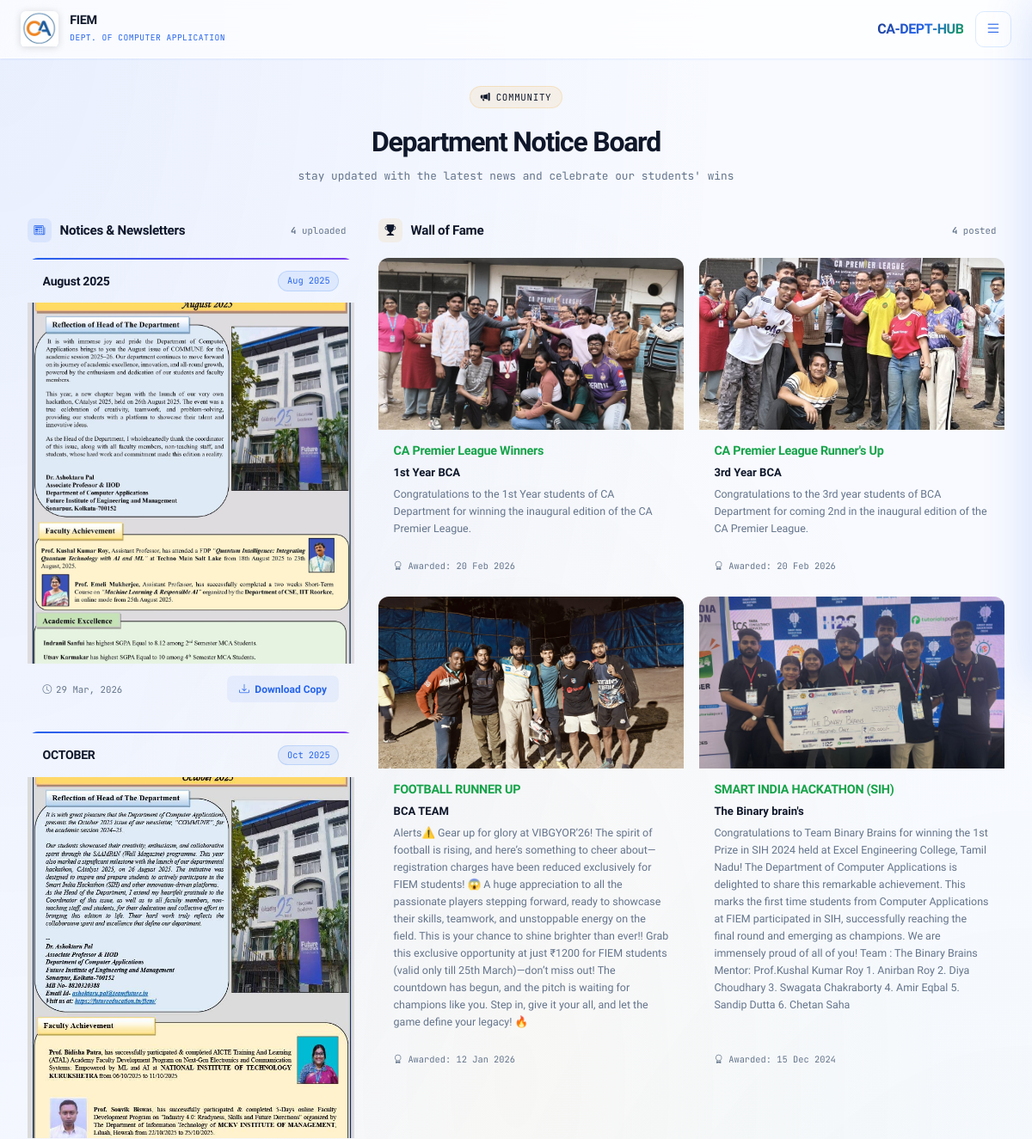
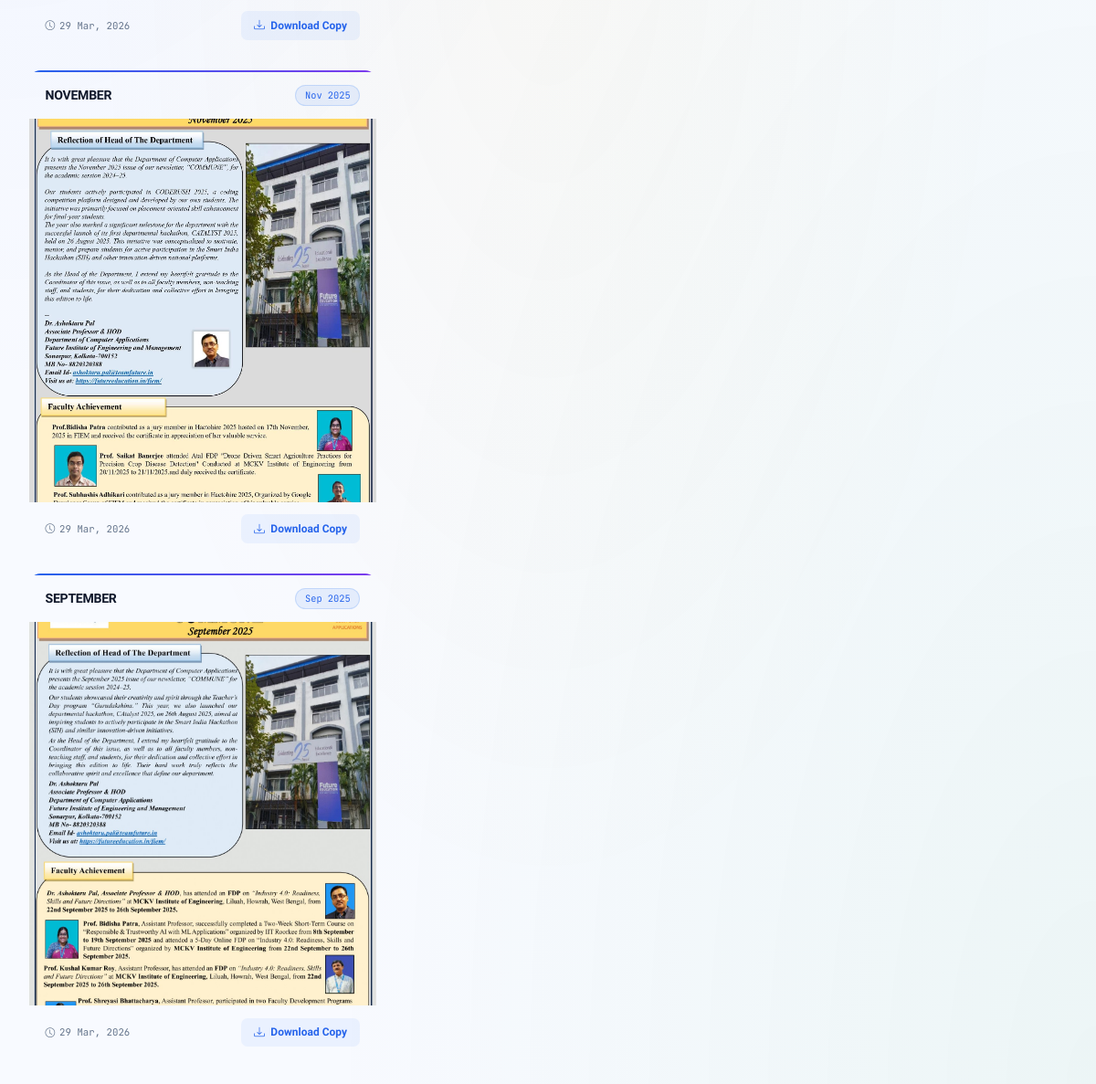
/community/, run on the app's committed database (2 pictures, top to bottom).
### core/models.py (models this page shows, shortened)
class MonthlyNewspaper(models.Model):
    title = models.CharField(max_length=100)
    month_year = models.DateField(help_text="Select any day in the month")
    pdf_file = models.FileField(upload_to='newspapers/')
    cover_image = models.ImageField(upload_to='newspaper_covers/', blank=True)
    uploaded_at = models.DateTimeField(auto_now_add=True)

class Achievement(models.Model):
    student_name = models.CharField(max_length=100)
    title = models.CharField(max_length=200)
    description = models.TextField()
    image = models.ImageField(upload_to='achievements/')
    date_awarded = models.DateField()

### core/views.py (the view)
# urls.py: path('community/', community_updates, name='community'),
def community_updates(request):
    context = {
        'newspapers':   MonthlyNewspaper.objects.all().order_by('-uploaded_at'),
        'achievements': Achievement.objects.all().order_by('-date_awarded'),
    }
    return render(request, 'core/community.html', context)

### templates/core/community.html (shortened to what this page needs)
{% extends 'base.html' %}
{% block content %}
<div class="page-header">
    <div class="page-eyebrow"><i class="bi bi-megaphone-fill"></i> Community</div>
    <div class="page-title">Department Notice Board</div>
    <div class="page-sub">stay updated with the latest news and celebrate our students' wins</div>
</div>
<div class="community-grid">
    <div>
        <div class="section-head">
            <div class="section-head-left">
                <div class="section-icon" style="background:rgba(59,130,246,.1);color:var(--blue)">
                    <i class="bi bi-newspaper"></i>
                </div>
                <span class="section-title">Notices & Newsletters</span>
            </div>
            <span class="section-count"><span>{{ newspapers|length }}</span> uploaded</span>
        </div>
        <div class="newspaper-stack">
    {% for news in newspapers %}
    <div class="newspaper-card">
        <div class="newspaper-card-head">
            <span class="newspaper-card-title">{{ news.title }}</span>
            <span class="month-badge">{{ news.month_year|date:"M Y" }}</span>
        </div>
        {% if news.pdf_file %}
            {% if news.cover_image %}
            <a href="{{ news.pdf_file.url }}" target="_blank"
               style="display:block;overflow:hidden;height:420px;position:relative;">
                <img src="{{ news.cover_image.url }}"
                     alt="{{ news.title }}"
                     style="width:100%;height:100%;object-fit:cover;
                            transition:transform .35s ease;display:block;">
                <div style="position:absolute;inset:0;
                            background:rgba(37,99,235,0);
                            display:flex;align-items:center;justify-content:center;
                            transition:background .25s;"
                     onmouseover="this.style.background='rgba(37,99,235,.35)';
                                  this.previousElementSibling.style.transform='scale(1.05)'"
                     onmouseout="this.style.background='rgba(37,99,235,0)';
                                 this.previousElementSibling.style.transform='scale(1)'">
                </div>
            </a>
            {% endif %}
        {% else %}
            <div class="pdf-placeholder">
                <i class="bi bi-file-earmark-x"></i>
                <p>no PDF attached to this notice</p>
            </div>
        {% endif %}
        <div class="newspaper-card-foot">
            <span class="upload-date">
                <i class="bi bi-clock"></i>
                {{ news.uploaded_at|date:"d M, Y" }}
            </span>
            {% if news.pdf_file %}
            <a href="{{ news.pdf_file.url }}" download class="pdf-dl-btn">
                <i class="bi bi-download"></i> Download Copy
                </a>
            {% endif %}
        </div>
    </div>
    {% empty %}
    <div class="news-empty">
        <i class="bi bi-newspaper"></i>
        <p>no notices or newsletters uploaded yet</p>
    </div>
    {% endfor %}
</div>
    </div>
    <div>
        <div class="section-head">
            <div class="section-head-left">
                <div class="section-icon" style="background:rgba(245,166,35,.1);color:var(--accent)">
                    <i class="bi bi-trophy-fill"></i>
                </div>
                <span class="section-title">Wall of Fame</span>
            </div>
            <span class="section-count"><span>{{ achievements|length }}</span> posted</span>
        </div>
        <div class="ach-grid">
            {% for ach in achievements %}
            <div class="ach-card">
                {% if ach.image %}
                    <img src="{{ ach.image.url }}" class="ach-img" alt="{{ ach.student_name }}">
                {% else %}
                    <div class="ach-img-placeholder">
                        <span style="position:relative;z-index:1">🎓</span>
                    </div>
                {% endif %}
                <div class="ach-body">
                    <div class="ach-title">{{ ach.title }}</div>
                    <div class="ach-student">{{ ach.student_name }}</div>
                    <div class="ach-desc">{{ ach.description }}</div>
                </div>
                <div class="ach-footer">
                    <i class="bi bi-award"></i>
                    Awarded: {{ ach.date_awarded|date:"d M Y" }}
                </div>
            </div>
            {% empty %}
            <div class="ach-empty">
                <i class="bi bi-award"></i>
                <h5>No Achievements Yet</h5>
                <p>check back later to see our students' amazing accomplishments</p>
            </div>
            {% endfor %}
        </div>
    </div>
</div>
{% endblock %}

### templates/base.html (shortened to what this page needs)
<!DOCTYPE html>
<html lang="en">
<head>
    <link rel="stylesheet" href="https://cdn.jsdelivr.net/npm/bootstrap-icons@1.11.0/font/bootstrap-icons.css">
    <link href="https://cdn.jsdelivr.net/npm/bootstrap@5.3.0/dist/css/bootstrap.min.css" rel="stylesheet">
</head>
<body>
<nav class="topbar">
    <div class="topbar-left">
         <img src="/media/logo/ca.jpeg"
             alt="CA" class="college-logo"
             onerror="this.style.display='none'">
        <div class="topbar-title">
            <span class="topbar-name">FIEM</span>
            <span class="topbar-dept">Dept. of Computer Application</span>
        </div>
    </div>
    <div class="topbar-right">
        <span class="topbar-brand">CA‑DEPT‑HUB</span>
        <div class="sidebar-toggle" id="sidebarToggle" title="Menu">
            <i class="bi bi-list"></i>
        </div>
    </div>
</nav>
<div class="main">
    <div class="page-body">
        {% block content %}{% endblock %}
    </div>
</div>
</body>
</html>

### templates/base.html (style rules this page uses)
:root { --blue-deep: #1e3a8a; --blue: #2563eb; --blue-mid: #3b82f6; --blue-lt: #93c5fd; --blue-pale: #dbeafe; --blue-ghost: rgba(37,99,235,.08); --green-deep: #14532d; --green: #16a34a; --green-lt: #4ade80; --yellow: #eab308; --yellow-lt: #fde047; --yellow-pale:#fefce8; --white: #ffffff; --off-white: #f8faff; --gray-50: #f0f4ff; --gray-100: #e0e7ff; --gray-200: #c7d2fe; --gray-500: #6b7280; --gray-700: #374151; --text: #0f172a; --text2: #334155; --muted: #64748b; --glass: rgba(255,255,255,0.7); --glass-2: rgba(255,255,255,0.5); --glass-bd: rgba(255,255,255,0.8); --shadow-sm: 0 1px 3px rgba(37,99,235,.06), 0 1px 2px rgba(37,99,235,.04); --shadow: 0 4px 20px rgba(37,99,235,.10); --shadow-lg: 0 10px 40px rgba(37,99,235,.15); --mono: 'JetBrains Mono', monospace; --sans: 'Plus Jakarta Sans', sans-serif; --topbar-h: 68px; --sidebar-w: 300px; }
*, *::before, *::after { box-sizing: border-box; margin: 0; padding: 0; }
html { scroll-behavior: smooth; }
body { font-family: var(--sans); background: var(--off-white); color: var(--text); min-height: 100vh; overflow-x: hidden; }
body::before { content: ''; position: fixed; inset: 0; background: radial-gradient(ellipse at 0% 0%, rgba(37,99,235,.07) 0%, transparent 50%), radial-gradient(ellipse at 100% 100%, rgba(22,163,74,.05) 0%, transparent 50%), radial-gradient(ellipse at 50% 50%, rgba(234,179,8,.04) 0%, transparent 60%); pointer-events: none; z-index: 0; }
.topbar { position: fixed; top: 0; left: 0; right: 0; height: var(--topbar-h); background: var(--glass); backdrop-filter: blur(20px); -webkit-backdrop-filter: blur(20px); border-bottom: 1px solid var(--glass-bd); box-shadow: var(--shadow-sm); display: flex; align-items: center; justify-content: space-between; padding: 0 1.5rem; z-index: 500; }
.topbar-left { display: flex; align-items: center; gap: .85rem; flex-shrink: 0; }
.college-logo { height: 42px; width: auto; object-fit: contain; border-radius: 6px; filter: drop-shadow(0 1px 4px rgba(0,0,0,.15)); }
.topbar-title { line-height: 1.15; }
.topbar-name { font-size: .9rem; font-weight: 800; color: var(--text); letter-spacing: -.02em; display: block; }
.topbar-dept { font-size: .6rem; font-family: var(--mono); color: var(--blue); letter-spacing: .05em; text-transform: uppercase; }
.topbar-right { display: flex; align-items: center; gap: .6rem; }
.topbar-brand { font-size: 1rem; font-weight: 900; letter-spacing: -.03em; background: linear-gradient(135deg, var(--blue-deep), var(--blue), var(--green)); -webkit-background-clip: text; -webkit-text-fill-color: transparent; background-clip: text; margin-right: .25rem; }
.sidebar-toggle { width: 42px; height: 42px; background: var(--glass-2); border: 1.5px solid var(--blue-pale); border-radius: 10px; display: grid; place-items: center; cursor: pointer; color: var(--blue); font-size: 1.15rem; transition: all .2s; backdrop-filter: blur(8px); flex-shrink: 0; }
.main { margin-top: var(--topbar-h); position: relative; z-index: 1; min-height: calc(100vh - var(--topbar-h)); }
.page-body { padding: 2rem; max-width: 1280px; margin: 0 auto; }

### data on the page
MonthlyNewspaper: title "August 2025", month_year "Aug 2025", cover_image (picture), uploaded_at "29 Mar, 2026"
MonthlyNewspaper: title "OCTOBER", month_year "Oct 2025", cover_image (picture), uploaded_at "29 Mar, 2026"
MonthlyNewspaper: title "NOVEMBER", month_year "Nov 2025", cover_image (picture), uploaded_at "29 Mar, 2026"
MonthlyNewspaper: title "SEPTEMBER", month_year "Sep 2025", cover_image (picture), uploaded_at "29 Mar, 2026"
Achievement: image (picture), title "CA Premier League Winners", student_name "1st Year BCA", description "Congratulations to the 1st Year students of CA Department for winning the inaugural edition of the CA Premier League.", date_awarded "20 Feb 2026"
Achievement: image (picture), title "CA Premier League Runner's Up", student_name "3rd Year BCA", description "Congratulations to the 3rd year students of BCA Department for coming 2nd in the inaugural edition of the CA Premier League.", date_awarded "20 Feb 2026"
Achievement: image (picture), title "FOOTBALL RUNNER UP", student_name "BCA TEAM", description "Alerts⚠️ Gear up for glory at VIBGYOR’26! The spirit of football is rising, and here’s something to cheer about—registration charges have been reduced exclusively for FIEM students! 😱 A huge appreciation to all the passionate players stepping forward, ready to showcase their skills, teamwork, and unstoppable energy on the field. This is your chance to shine brighter than ever!! Grab this exclusive opportunity at just ₹1200 for FIEM students (valid only till 25th March)—don’t miss out! The countdown has begun, and the pitch is waiting for champions like you. Step in, give it your all, and let the game define your legacy! 🔥", date_awarded "12 Jan 2026"
Achievement: image (picture), title "SMART INDIA HACKATHON (SIH)", student_name "The Binary brain's", description "Congratulations to Team Binary Brains for winning the 1st Prize in SIH 2024 held at Excel Engineering College, Tamil Nadu! The Department of Computer Applications is delighted to share this remarkable achievement. This marks the first time students from Computer Applications at FIEM participated in SIH, successfully reaching the final round and emerging as champions. We are immensely proud of all of you! Team : The Binary Brains Mentor: Prof.Kushal Kumar Roy 1. Anirban Roy 2. Diya Choudhary 3. Swagata Chakraborty 4. Amir Eqbal 5. Sandip Dutta 6. Chetan Saha", date_awarded "15 Dec 2024"

### other printed values
{{ newspapers|length }} "4"
{{ achievements|length }} "4"
